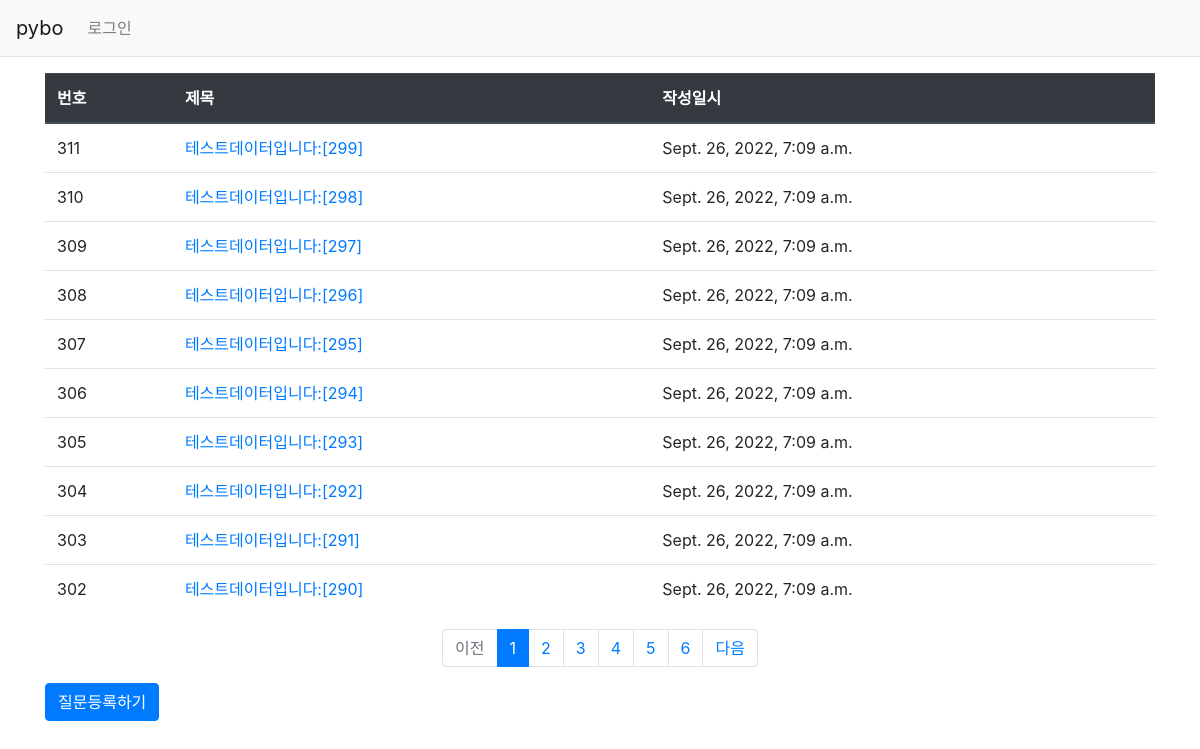
Screenshot of /pybo/ with the database file from the repository.
### pybo/models.py (models this page shows)
class Question(models.Model):
    subject=models.CharField(max_length=200)
    content=models.TextField()
    create_date=models.DateTimeField()

### pybo/views.py (the view)
# urls.py: path('',views.index,name='index'),
def index(request):
    page=request.GET.get('page',1)
    question_list=Question.objects.order_by('-create_date')
    context={'question_list':question_list}
    paginator=Paginator(question_list,10)
    page_obj=paginator.get_page(page)
    context={'question_list':page_obj}
    return render(request,'pybo/question_list.html',context)

### pybo/templatetags/pybo_filter.py (called while the page is built)
@register.filter
def sub(value,arg):
    return value-arg

### templates/pybo/question_list.html (shortened to what this page needs)
{% extends 'base.html' %}
{% load pybo_filter %}
{%block content %}
<div class="container my-3">
    <table class="table">
        <thead>
        <tr class="thead-dark">
            <th>번호</th>
            <th>제목</th>
            <th>작성일시</th>
        </tr>
        </thead>
        <tbody>
        {% if question_list %}
        {% for question in question_list %}
        <tr>
            <td>{{question_list.paginator.count|sub:question_list.start_index|sub:forloop.counter|add:1}}</td>
            <td><a href="{%url 'pybo:detail' question.id%}">{{question.subject}}</a>
            </td>
        <td>{{question.create_date}}</td>
        </tr>
        {% endfor %}
        {% else %}
        <tr>
            <td colspan="3">질문이 없습니다.</td>
        </tr>
        {% endif %}
        </tbody>
    </table>
    <ul class="pagination justify-content-center">
        {% if question_list.has_previous %}
        <li class="page-item">
            <a class="page-link"
               href="?page={{question_list.previous_page_number}}">이전
            </a>
        </li>
        {% else %}
        <li class="page-item disabled">
            <a class="page-link"tabindex="-1" aria-disabled="true"href="#">이전
            </a>
        </li>
        {% endif %}
        {% for page_number in question_list.paginator.page_range %}
        {% if page_number >= question_list.number|add:-5 and page_number <= question_list.number|add:5 %}
        {% if page_number == question_list.number %}
        <li class="page-item active"aria-current="page">
            <a class="page-link"href="?page={{page_number}}">{{page_number}}</a>
        </li>
        {% else %}
        <li class="page-item">
            <a class="page-link"href="?page={{page_number}}">{{page_number}}</a>
        </li>
        {% endif %}
        {% endif %}
        {% endfor %}
        {% if question_list.has_next %}
        <li class="page-item">
            <a class="page-link" href="?page={{question_list.next_page_number}}">다음</a>
        </li>
        {% else %}
        <li class="page-item disabled">
            <a class="page-link" tabindex="-1" aria-disabled="true" href="#">다음</a>
        </li>
        {% endif %}
    </ul>
    <a href="{% url 'pybo:question_create' %}" class="btn btn-primary">질문등록하기</a>
{% endblock %}

### templates/base.html (shortened to what this page needs)
{% load static %}
<!DOCTYPE html>
<html lang="en">
<head>
    <link rel="stylesheet" type="text/css" href="{% static 'bootstrap.min.css' %}">
</head>
<body>
{% include "navbar.html" %}
{% block content %}
{% endblock %}
</body>
</html>

### templates/navbar.html (shortened to what this page needs)
<nav class="navbar navbar-expand-lg navbar-light bg-light border-bottom">
    <a class="navbar-brand" href="{% url 'pybo:index' %}">pybo</a>
    <div class="collapse navbar-collapse flex-grow-0"id="navbarNav">
        <ul class="navbar-nav">
            <li class="nav-item">
                <a class="nav-link"href="#">로그인</a>
            </li>
        </ul>
    </div>
</nav>

### rows the page displays
Question: paginator.count|sub "311", subject "테스트데이터입니다:[299]", create_date "Sept. 26, 2022, 7:09 a.m."
Question: paginator.count|sub "310", subject "테스트데이터입니다:[298]", create_date "Sept. 26, 2022, 7:09 a.m."
Question: paginator.count|sub "309", subject "테스트데이터입니다:[297]", create_date "Sept. 26, 2022, 7:09 a.m."
Question: paginator.count|sub "308", subject "테스트데이터입니다:[296]", create_date "Sept. 26, 2022, 7:09 a.m."
Question: paginator.count|sub "307", subject "테스트데이터입니다:[295]", create_date "Sept. 26, 2022, 7:09 a.m."
Question: paginator.count|sub "306", subject "테스트데이터입니다:[294]", create_date "Sept. 26, 2022, 7:09 a.m."
Question: paginator.count|sub "305", subject "테스트데이터입니다:[293]", create_date "Sept. 26, 2022, 7:09 a.m."
Question: paginator.count|sub "304", subject "테스트데이터입니다:[292]", create_date "Sept. 26, 2022, 7:09 a.m."
Question: paginator.count|sub "303", subject "테스트데이터입니다:[291]", create_date "Sept. 26, 2022, 7:09 a.m."
Question: paginator.count|sub "302", subject "테스트데이터입니다:[290]", create_date "Sept. 26, 2022, 7:09 a.m."

### other values shown
{{ page_number }} "1"
{{ page_number }} "2" "3" "4" "5" "6"
